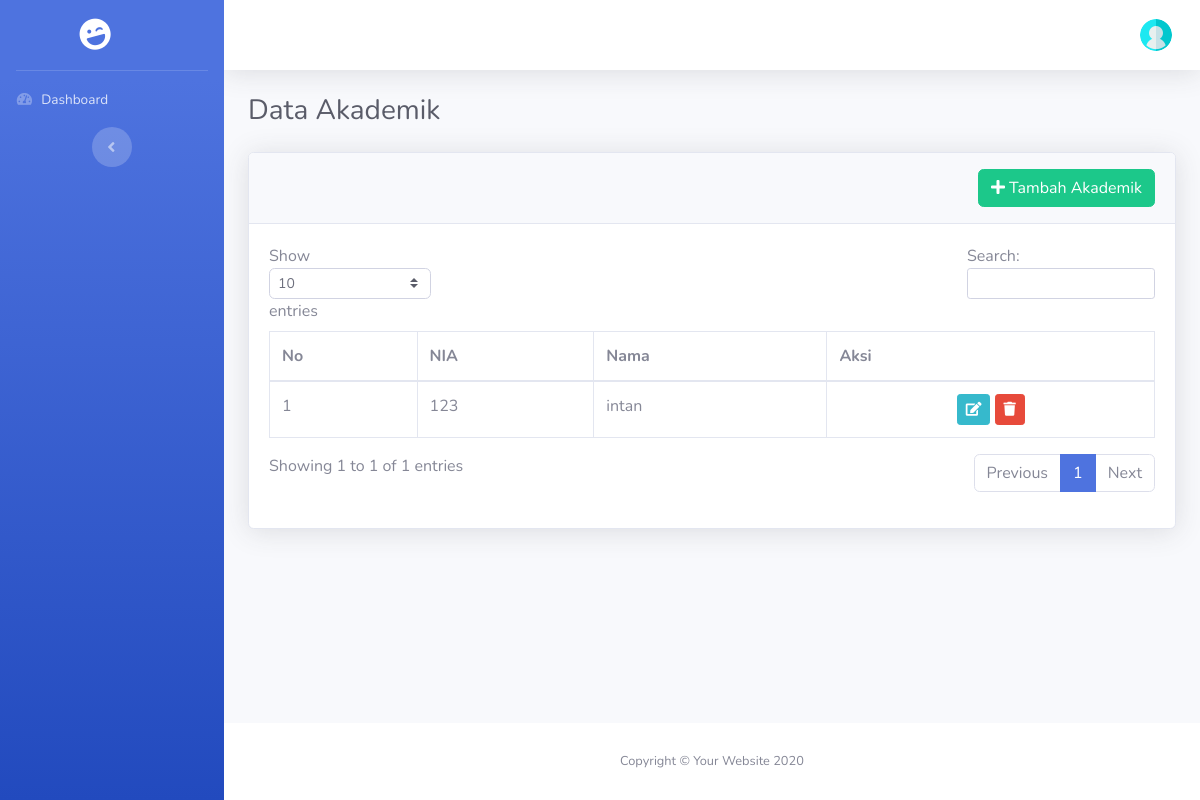
The page /index.php/admin/akademik on the database as committed earlier.
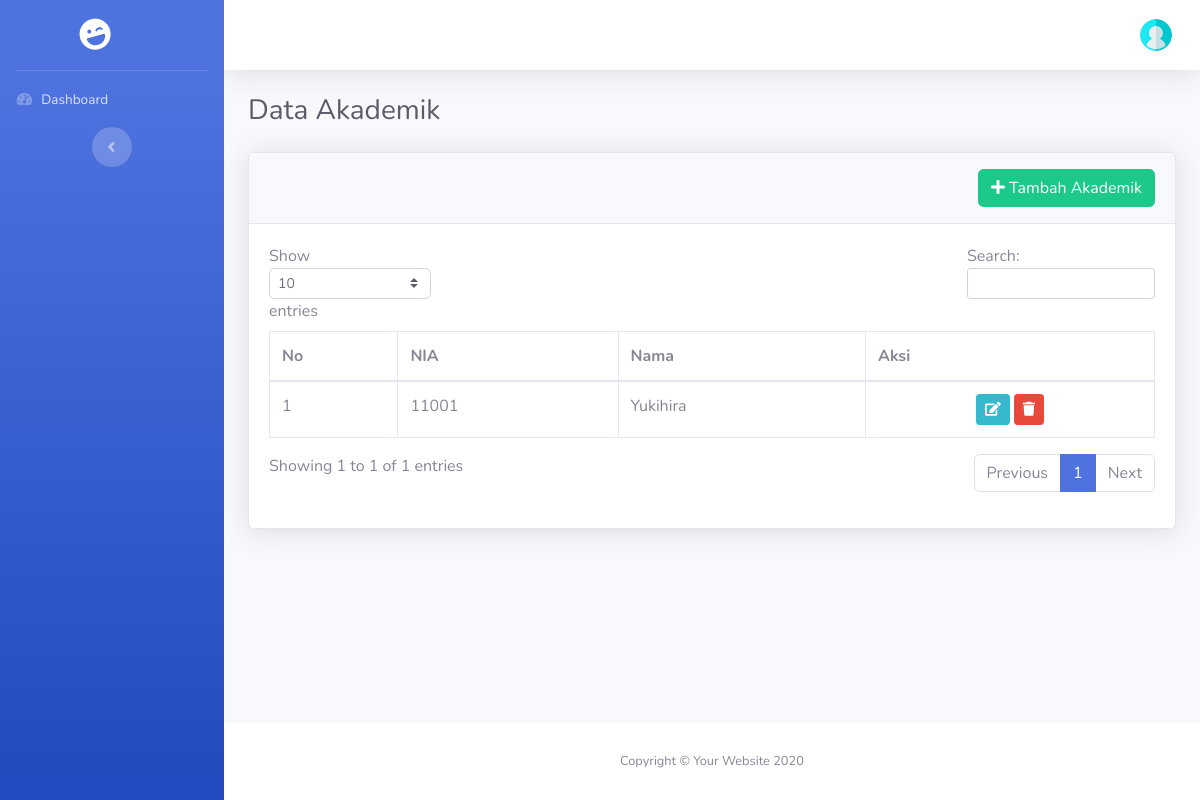
The same page on the database as committed later.
### tables this page shows
CREATE TABLE `akademik` (
  `id` bigint NOT NULL AUTO_INCREMENT,
  `nia` bigint NOT NULL,
  `nama` varchar(255) NOT NULL,
  `password` varchar(255) NOT NULL,
  PRIMARY KEY (`id`)
);

### application/controllers/Admin.php (called while the page is built, shortened)
<?php
class Admin extends CI_Controller
{
    function __construct()
    {
        $this->load->Model('M_admin','mod');
    }
    public function akademik()
    {
        $data['halaman']    = "Data Akademik";
        $data['akademik']  = $this->mod->m_get_all_akademik();
        $this->load->view('head.php', $data);
        $this->load->view('sidebar.php');
        $this->load->view('header.php');
        $this->load->view('admin/akademik/index.php', $data);
        $this->load->view('footer.php');
    }
}

### index.php (called while the page is built, shortened)
<?php
require_once BASEPATH.'core/CodeIgniter.php';

### application/models/M_admin.php (called while the page is built, shortened)
<?php
Class M_admin extends CI_Model
{
    public function m_get_all_akademik()
    {
        $this->db->select()
            ->from('akademik');
        $query = $this->db->get_compiled_select();
        $data  = $this->db->query($query)->result_array();
        return $data;
    }
}

### application/views/admin/akademik/index.php (the view, shortened to what this page needs)
<div class="container-fluid">
    <h1 class="h3 mb-4 text-gray-800">Data Akademik</h1>
    <div class="card shadow mb-4">
        <div class="card-header py-3">
            <button type="button" class="btn btn-success float-right" data-toggle="modal" data-target="#tambahAkademik"><i class="fas fa-plus"></i>&nbsp;Tambah Akademik</button>
        </div>
        <div class="card-body">
            <div class="table-responsive">
                <table class="table table-bordered" id="dataTable" width="100%" cellspacing="0">
                    <thead>
                        <tr>
                            <th>No</th>
                            <th>NIA</th>
                            <th>Nama</th>
                            <th>Aksi</th>
                        </tr>
                    </thead>
                    <tbody>
                        <?php
                            $i = 1;
                            foreach($akademik as $akd):?>
                            <tr>
                                <td><?php echo $i;?></td>
                                <td><?php echo $akd['nia'];?></td>
                                <td><?php echo $akd['nama'];?></td>
                                <td class="text-center">
                                    <a href="#editAkademik<?php echo $akd['id'];?>" data-toggle="modal" class="btn btn-info btn-sm"><i class="fas fa-edit"></i></a>
                                    <a href="<?php echo base_url('admin/hapus_akademik/').$akd['id']?>" class="btn btn-danger btn-sm"><i class="fas fa-trash"></i></a>
                                </td>
                            </tr>
                        <?php
                            $i++;
                            endforeach;?>
                    </tbody>
                </table>
            </div>
        </div>
    </div>
</div>

Rows that differ between the two databases and show on the page:
removed akademik: nia "123", nama "intan"
added akademik: nia "11001", nama "Yukihira"
